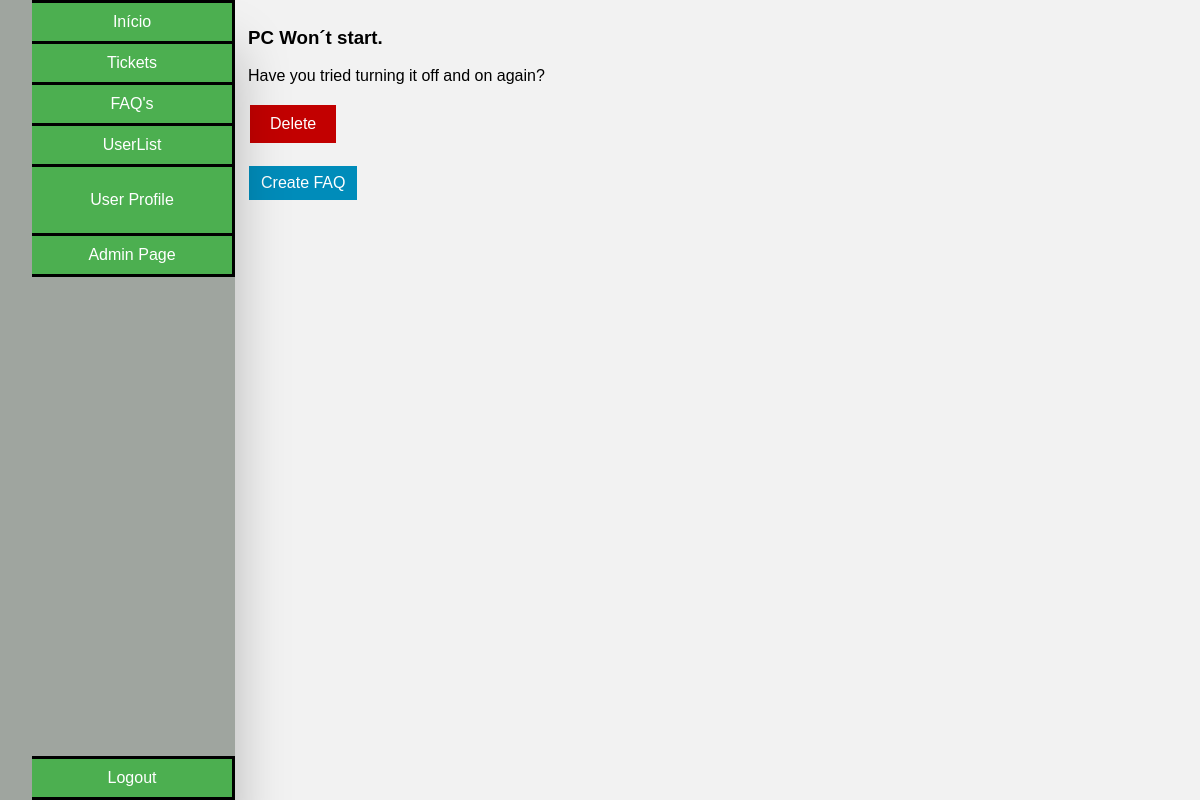
The app's page /faqs.php (signed in), older data.
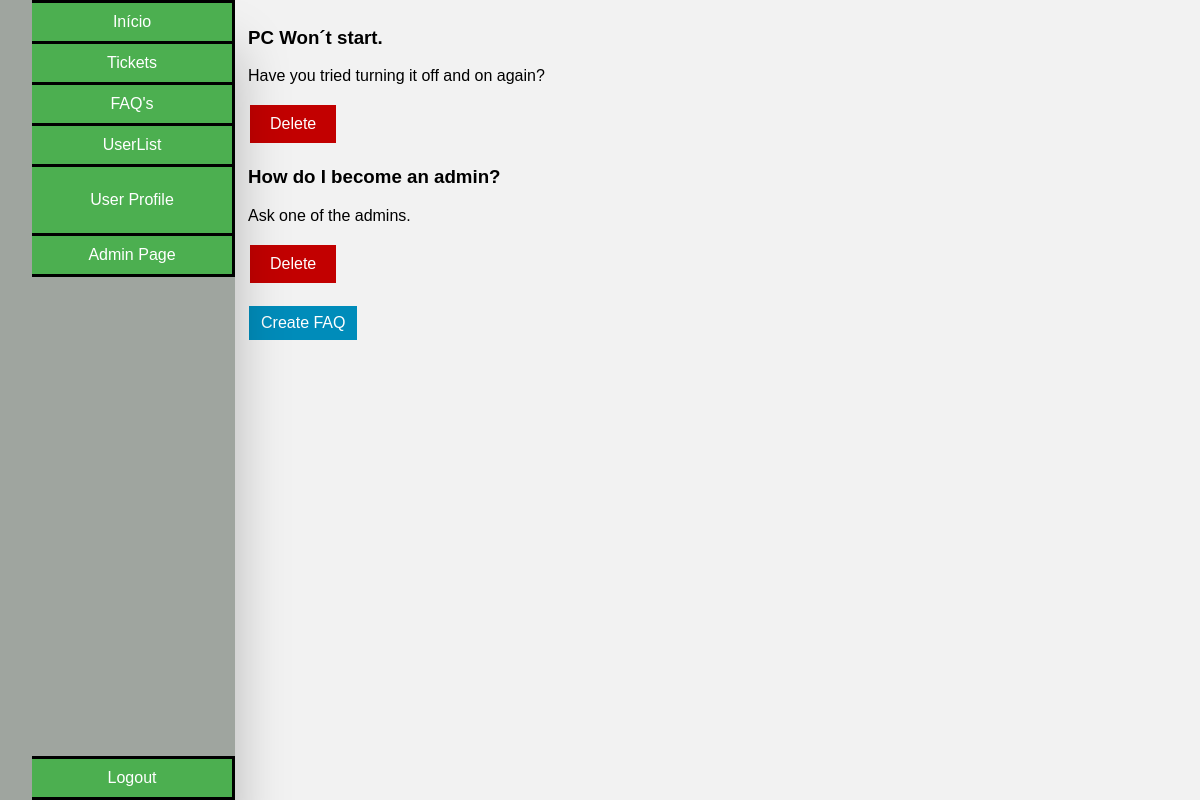
The same page, newer data.
### tables this page shows
CREATE TABLE faq(
  id INTEGER PRIMARY KEY,
  question TEXT NOT NULL,
  answer TEXT NOT NULL
);

### faqs.php (the view, shortened to what this page needs)
<?php
   $db = getDatabaseConnection();
   $stmt = $db->prepare('SELECT * FROM user WHERE id = ?');
   $stmt->execute(array($_SESSION["user_id"]));
   $user = $stmt->fetch();
   $stmt = $db->prepare('SELECT * FROM faq');
   $stmt->execute();
   $faqs = $stmt->fetchAll();
?>
<!DOCTYPE html>
<html lang="en-US">
<link rel="stylesheet" href="css/style_index.css">
   <head>
   </head>
   <body>
   <div class="container_master">
   <div class="container">
        <ul class="buttons">
            <li class="index"><a href="index.php">Início</a></li>
            <li class="tickets"><a href="tickets.php">Tickets</a></li>
            <li class="faqs"><a href="faqs.php">FAQ's</a></li>
            <li class="users"><a href="users.php">UserList</a></li>
            <li class="profile"><button onclick="sendData('<?php echo $user['username'] ?>')">User Profile</button></li>
            <?php if($user["role"] == "admin"): ?>
            <li class="admin_page"><a href="admin_page.php">Admin Page</a></li>
            <?php endif; ?>
            <li class="logout"><a href="logout.php">Logout</a></li>
        </ul>
    </div>
    <div class="content">
      <form method="POST" action="faqs.php">
      <?php
      foreach ($faqs as $faq) {
        $answer = $faq['answer'];
        $question = $faq['question'];
        echo "<h3>$question</h3>";
        echo "<p>$answer</p>";
        if($user["role"] != "client"){
            echo "<input type='submit' name='btnsubmit' value='Delete'/>";
        }
        echo "<br>";
      }
      ?>
      </form>
      <br>
      <?php if($user["role"] != "client"): ?>
      <div class="create_faq">
        <a href="create_faq.php">Create FAQ</a>
      </div>
      <?php endif; ?>
    </div>
    </div>
   </body>
</html>

Row changes from the older to the newer data that the page shows:
added faq: question "How do I become an admin?", answer "Ask one of the admins."
